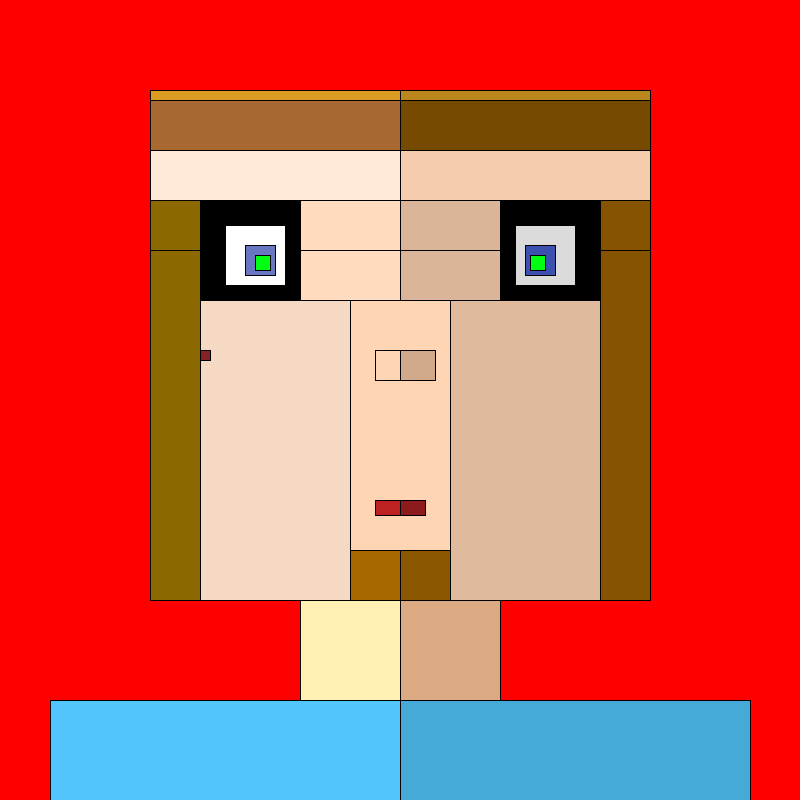
Frame 1 (no input)
Frame 60 (the mouse pressed at the canvas centre just before this capture): identical to frame 1, image omitted
Frame 120 (the mouse held since frame 60 and released just before this capture): identical to frame 1, image omitted

The Processing sketch that drew this single still picture (run headless with seeded random() and noise(); from frame 60 on, the mouse is pressed at the canvas centre):

// Processing sketch: processing_86560
// ── processing_86560.pde

void setup(){
  background(255,0,0);
  size(800,800);}
  
  void draw(){
    fill(255,213,180);
    rect(150,100,500,500);
    fill(0,0,0);
    rect(200,200,100,100);
    rect(500,200,100,100);  
    fill(255,255,255);
    rect(225,225,60,60);
    fill(219,219,219);
    rect(515,225,60,60);
    fill(105,118,193);
    rect(245,245,30,30);
    fill(60,80,175);
    rect(525,245,30,30);
    fill(255,213,180);
    rect(375,350,60,30);
    fill(170,0,0);
    rect(200,350,20,20);
    fill(140,104,0);
    rect(150,200,50,400);
    fill(134,83,1);
    rect(600,200,50,400); 
    fill(167,104,0); 
    rect(350,550,100,50);
    fill(139,87,1);
    rect(400,550,50,50);
    line(150,250,200,250);
    line(600,250,650,250);
    fill(167,104,50);
    rect(150,100,250,50);
    fill(118,74,1);
    rect(400,100,250,50);
    fill(219,155,35);
    rect(150,90,250,10);
    fill(188,134,30);
    rect(400,90,250,10);
    fill(245,204,173);
    rect(400,150,250,50);
    fill(224,186,156);
    rect(450,300,150,300);
    fill(209,169,139);
    rect(400,350,35,30);  
    fill(219,181,153);
    rect(400,200,100,100);
    fill(255,219,191);
    rect(300,200,100,100);  
    line(300,250,500,250);
    fill(255,240,180);
    rect(300,600,200,300);
    fill(219,169,130);
    rect(400,600,100,300);
    fill(82,197,252);
    rect(50,700,350,150);
    fill(70,169,216);
    rect(400,700,350,150);
    fill(245,217,195);
    rect(200,300,150,300);
    fill(131,34,34);
    rect(200,350,10,10);
    fill(188,34,34);
    rect(375,500,25,15);
    fill(142,27,27);
    rect(400,500,25,15);
    fill(255,233,216);
    rect(150,150,250,50);
    fill(0,255,18);
    rect(255,255,15,15);
    rect(530,255,15,15);
}
